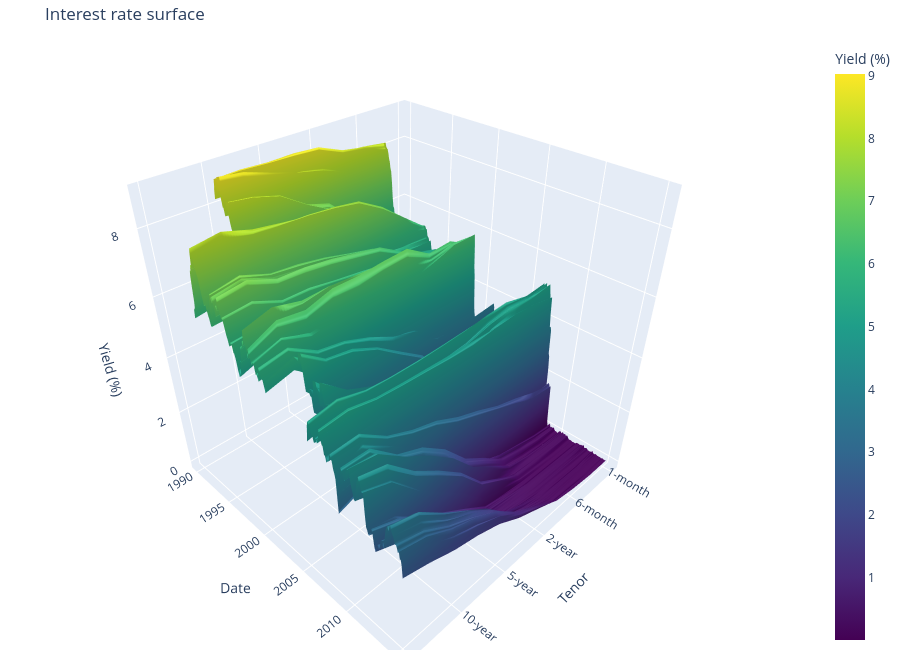

Here is the notebook cell this chart was saved with:
### Markdown cell above
## 4. Interactive surface (Plotly)

Same monthly grid, rendered as an interactive `go.Surface` so tenor/date/yield
can be inspected on hover.

### Code cell
fig = go.Figure(data=go.Surface(
    x=TENORS,
    y=monthly.index,
    z=Z,
    colorscale="Viridis",
    colorbar=dict(title="Yield (%)"),
    hovertemplate="Tenor: %{x}<br>Date: %{y}<br>Yield: %{z:.2f}%<extra></extra>",
))
fig.update_layout(
    title="Interest rate surface",
    scene=dict(
        xaxis_title="Tenor",
        yaxis_title="Date",
        zaxis_title="Yield (%)",
    ),
    width=900, height=650,
    margin=dict(l=0, r=0, b=0, t=40),
)
fig.show()

### Figure 1 — Plotly figure (JSON) as saved in the notebook; plotly's stock layout.template omitted (floating-point values rounded to 4 significant figures; data arrays with more than 128 entries replaced by an {"elided": "..."} marker saying what was removed)
{"data": [{"colorbar": {"title": {"text": "Yield (%)"}}, "colorscale": [[0.0, "#440154"], [0.1111, "#482878"], [0.2222, "#3e4989"], [0.3333, "#31688e"], [0.4444, "#26828e"], [0.5556, "#1f9e89"], [0.6667, "#35b779"], [0.7778, "#6ece58"], [0.8889, "#b5de2b"], [1.0, "#fde725"]], "hovertemplate": "Tenor: %{x}<br>Date: %{y}<br>Yield: %{z:.2f}%<extra></extra>", "type": "surface", "x": ["1-month", "3-month", "6-month", "1-year", "2-year", "3-year", "5-year", "7-year", "10-year", "20-year", "30-year"], "y": {"elided": "303 str values"}, "z": {"elided": "303x11 float values"}}], "layout": {"height": 650, "margin": {"b": 0, "l": 0, "r": 0, "t": 40}, "scene": {"xaxis": {"title": {"text": "Tenor"}}, "yaxis": {"title": {"text": "Date"}}, "zaxis": {"title": {"text": "Yield (%)"}}}, "title": {"text": "Interest rate surface"}, "width": 900}}
